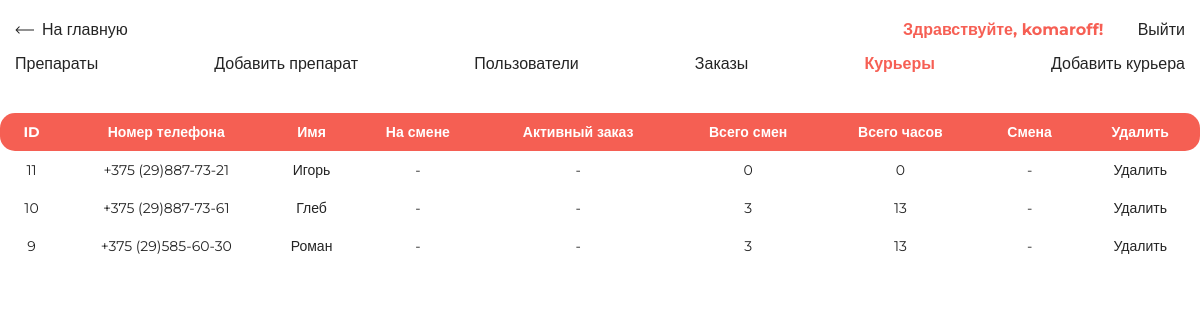
Page /panel/couriers.php (signed in) on the committed database.
### tables this page shows
CREATE TABLE `couriers` (
  `courier_id` int(11) NOT NULL,
  `courier_phone` varchar(20) NOT NULL,
  `courier_password` varchar(255) NOT NULL,
  `courier_name` varchar(25) NOT NULL,
  `is_online` int(1) NOT NULL,
  `active_order_id` int(11) DEFAULT NULL,
  `all_shifts` int(11) NOT NULL,
  `all_hours` int(11) NOT NULL
);

### function.php (called while the page is built, shortened)
<?php
function getCouriers() {
    $pdo = getPdo();
    $query = $pdo->query(
        "SELECT `couriers`.`courier_id`, `couriers`.`courier_phone`, `couriers`.`courier_name`, `couriers`.`is_online`, `couriers`.`active_order_id`, `couriers`.`all_shifts`, `couriers`.`all_hours`
        FROM `couriers` ORDER BY `couriers`.`courier_id` DESC;");
    return $query->fetchAll(PDO::FETCH_OBJ);
}

### panel/couriers.php (the view, shortened to what this page needs)
<?php
require '../function.php';
if ( isset($_SESSION['login'])) {
    $admin_login = $_SESSION['login'];
}
else {
    header('Location: login.php');
}
$couriers_array = getCouriers();
?>
<!DOCTYPE html>
<html lang="ru" xmlns="http://www.w3.org/1999/html">
<head>
    <link href="../css/style.css" rel="stylesheet">
</head>
<body onload="myFunction()">
    <header class="header">
        <section class="container">
                <div class="header__inner">
                    <a class="nav__link" href="../"><img class="arrow-back__link" src="../img/back_arrow.svg" alt="back_arrow" width="19" height="8">На главную</a>
                    <nav class="main-navigation">
                        <a class="nav__link" href="#"><p class="nav-panel__link">Здравствуйте, <?php echo $admin_login; ?>!</p></a>
                        <a class="nav__link" href="../logout">Выйти</a>
                    </nav>
                </div>
                <div class="under-header__inner">
                    <a class="nav__link" href="medicine.php">Препараты</a>
                    <a class="nav__link" href="add_medicine.php">Добавить препарат</a>
                    <a class="nav__link" href="users.php">Пользователи</a>
                    <a class="nav__link" href="orders.php">Заказы</a>
                    <a class="nav__link" href="couriers.php"><p class="nav-panel__link">Курьеры</p></a>
                    <a class="nav__link" href="add_courier.php">Добавить курьера</a>
                </div>
        </section>
    </header>
    <main class="main animate-bottom" style="display:none;" id="content">
        <section class="output">
            <div class="container">
                <table class="output__table">
                    <tr>
                        <th>ID</th>
                        <th>Номер телефона</th>
                        <th>Имя</th>
                        <th>На смене</th>
                        <th>Активный заказ</th>
                        <th>Всего смен</th>
                        <th>Всего часов</th>
                        <th>Смена</th>
                        <th>Удалить</th>
                    </tr>
                    <?php foreach ($couriers_array as $row) { ?>
                     <tr>
                         <td><?php echo "$row->courier_id"; ?></td>
                         <td><?php echo "$row->courier_phone"; ?></td>
                         <td><?php echo "$row->courier_name"; ?></td>
                         <?php
                            if ($row->is_online == 0) { ?>
                         <td>-</td>
                         <?php } else { ?>
                         <td>Да</td>
                         <?php } ?>
                         <?php
                         if ($row->active_order_id == 0) { ?>
                             <td>-</td>
                         <?php } else { ?>
                             <td><?php echo "$row->active_order_id"; ?></td>
                         <?php } ?>
                         <td><?php echo "$row->all_shifts"; ?></td>
                         <td><?php echo "$row->all_hours"; ?></td>
                         <?php
                         if ($row->is_online == 0) { ?>
                             <td>-</td>
                         <?php } else { ?>
                             <td><a href="offline_courier.php?courier_id=<?php echo $row->courier_id?>">Закончить</a></td>
                         <?php } ?>
                         <td><a href="remove_courier.php?courier_id=<?php echo $row->courier_id?>">Удалить</a></td>
                     </tr>
                    <?php } ?>
                </table>
            </div>
        </section>
    </main>
</body>
</html>

### css/style.css (style rules this page uses)
body { margin: 0; font-family: 'Montserrat', sans-serif; font-size: 16px; color: #242424; }
*, *:after, *:before { box-sizing: border-box; }
.container { width: 100%; max-width: 1200px; margin: 0 auto; }
.header { padding-top: 20px; top: 0; left: 0; right: 0; }
.header__inner { display: flex; justify-content: space-between; align-items: center; }
.under-header__inner { margin-top: 15px; display: flex; justify-content: space-between; align-items: center; }
.nav__link { display: inline-block; vertical-align: top; margin: 0 15px 0 15px; position: relative; font-weight: 500; color: #242424; text-decoration: none; transition: color .2s linear; }
.nav-panel__link { margin: 0; vertical-align: top; font-weight: 700; color: rgba(244, 67, 54, 0.85); text-decoration: none; }
.nav__link:after { content: ""; display: block; width: 100%; height: 3px; border-radius: 5px; background-color: rgba(244, 67, 54, 0.85); opacity: 0; position: absolute; top: 100%; left: 0; z-index: 1; transition: 0.5s; }
.arrow-back__link { margin: 0 8px 1px 0; }
.output { margin: 0 auto; width: 100%; }
.output__table { width: 100%; margin: 40px auto 30px auto; font-size: 14px; text-align: center; border-radius: 8px; border-spacing: 0; }
.output__table th { color: white; background-color: rgba(244, 67, 54, 0.85); padding: 10px 15px; }
.output__table td { padding: 10px; }
.output__table tr { -webkit-transition: 0.1s; transition: 0.1s; }
.output__table th:first-child { border-radius: 15px 0 0 15px; }
.output__table th:last-child { border-radius: 0 15px 15px 0; }
.output__table td:first-child { border-radius: 15px 0 0 15px; }
.output__table td:last-child { border-radius: 0 15px 15px 0; }
.output__table a { color: #242424; text-decoration: none; transition: color .2s ease-in-out; }
.animate-bottom { position: relative; -webkit-animation-name: animatebottom; -webkit-animation-duration: 1s; animation-name: animatebottom; animation-duration: 1s }

### rows in the picture
couriers: courier_id "11", courier_phone "+375 (29)887-73-21", courier_name "Игорь", all_shifts "0", all_hours "0"
couriers: courier_id "10", courier_phone "+375 (29)887-73-61", courier_name "Глеб", all_shifts "3", all_hours "13"
couriers: courier_id "9", courier_phone "+375 (29)585-60-30", courier_name "Роман", all_shifts "3", all_hours "13"

### other values in the picture
$admin_login "komaroff"
